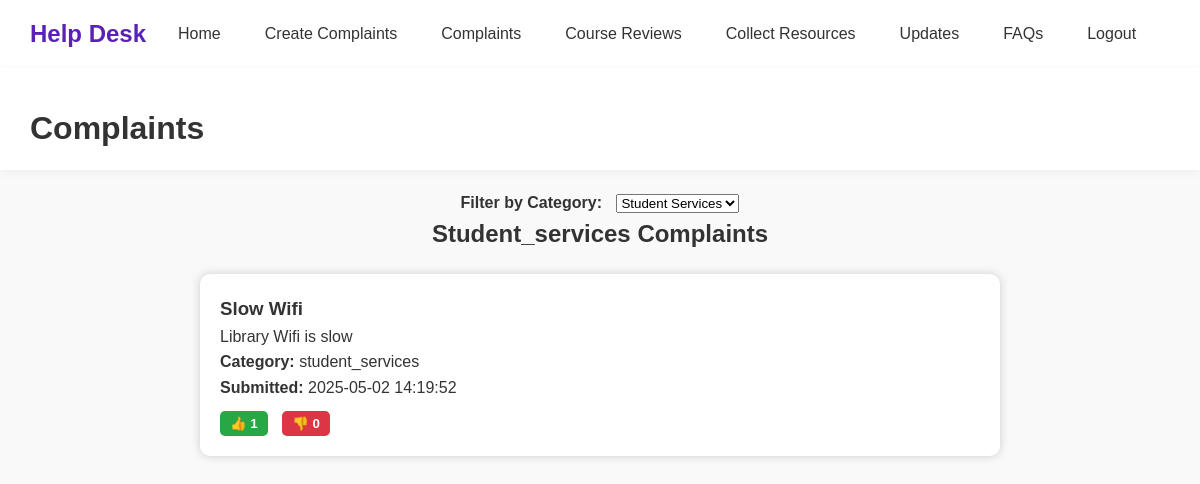
The page /complaints.php?category=student_services (signed in) on the database its author committed.
### tables this page shows
CREATE TABLE `complaints` (
  `id` int(11) NOT NULL,
  `title` varchar(255) NOT NULL,
  `description` text NOT NULL,
  `category` varchar(100) NOT NULL,
  `status` enum('Pending','Resolved','Rejected') DEFAULT 'Pending',
  `created_at` timestamp NOT NULL DEFAULT current_timestamp(),
  `user_id` int(11) DEFAULT NULL
);

### complaints.php (the view, shortened to what this page needs)
<?php
include 'database.php';
$category_filter = "";
$params = [];
$sql = "
    SELECT c.id, c.title, c.description, c.category, c.created_at,
        SUM(CASE WHEN v.vote_type = 'upvote' THEN 1 ELSE 0 END) AS upvotes,
        SUM(CASE WHEN v.vote_type = 'downvote' THEN 1 ELSE 0 END) AS downvotes,
        c.user_id
    FROM complaints c
    LEFT JOIN votes v ON c.id = v.complaint_id
";
if (isset($_GET['category']) && !empty($_GET['category'])) {
    $category_filter = $_GET['category'];
    $sql .= " WHERE c.category = ?";
    $params[] = $category_filter;
}
$sql .= " GROUP BY c.id ORDER BY c.created_at DESC";
$stmt = $conn->prepare($sql);
if (!empty($params)) {
    $stmt->bind_param("s", $params[0]);
}
$stmt->execute();
$result = $stmt->get_result();
?>
<header class="page-header">
    <div class="header-title">Complaints</div>
</header>
<div style="text-align:center; margin-top: 20px;">
    <strong>Filter by Category:</strong>
    <form method="GET" action="complaints.php" style="display: inline-block; margin-left: 10px;">
        <select name="category" onchange="this.form.submit()">
            <?php
                $categories = [
                    "academic" => "Academic",
                    "facilities" => "Facilities",
                    "administration" => "Administration",
                    "student_services" => "Student Services",
                    "others" => "Others"
                ];
                foreach ($categories as $key => $label) {
                    $selected = ($key === $category_filter) ? "selected" : "";
                    echo "<option value=\"$key\" $selected>$label</option>";
                }
            ?>
        </select>
    </form>
</div>
<div class="content">
    <h2 style="text-align:center;">
        <?php echo $category_filter && $category_filter !== 'all' ? ucfirst($category_filter) . " Complaints" : "All Complaints"; ?>
    </h2>
    <?php while ($row = $result->fetch_assoc()) : ?>
        <div class="complaint-card">
            <h3><?php echo htmlspecialchars($row['title']); ?></h3>
            <p><?php echo nl2br(htmlspecialchars($row['description'])); ?></p>
            <p><strong>Category:</strong> <?php echo htmlspecialchars($row['category']); ?></p>
            <p><strong>Submitted:</strong> <?php echo $row['created_at']; ?></p>
            <form method="POST" class="vote-form">
                <button type="submit" name="vote_type" value="upvote" class="upvote">👍 <?php echo $row['upvotes']; ?></button>
                <button type="submit" name="vote_type" value="downvote" class="downvote">👎 <?php echo $row['downvotes']; ?></button>
            </form>
        </div>
    <?php endwhile; ?>
</div>

### css/headerStyles.css (style rules this page uses)
* { margin: 0; padding: 0; box-sizing: border-box; }
header { background-color: #ffffff; padding: 15px 30px; box-shadow: 0 2px 10px rgba(0, 0, 0, 0.05); display: flex; justify-content: space-between; align-items: center; position: relative; z-index: 10; }
header h1 { color: #5b21b6; font-weight: 600; font-size: 1.5rem; margin-right: 20px; }
header h1 a { color: #5b21b6; text-decoration: none; transition: color 0.3s ease; }
header nav { flex-grow: 1; }
header nav ul { display: flex; list-style: none; gap: 20px; flex-wrap: wrap; }
header nav ul li a { color: #333; text-decoration: none; font-weight: 500; padding: 8px 12px; border-radius: 8px; transition: all 0.3s ease; }

### complaints.php (style rules this page uses)
.complaint-card { background: #fff; padding: 20px; margin: 20px auto; max-width: 800px; border-radius: 10px; box-shadow: 0 0 10px #ccc; }
.vote-form { margin-top: 10px; }
.vote-form button { padding: 5px 10px; margin-right: 10px; border: none; border-radius: 5px; cursor: pointer; font-weight: bold; }
.upvote { background-color: #28a745; color: white; }
.downvote { background-color: #dc3545; color: white; }
.header-title { text-align: center; font-size: 2rem; margin-top: 20px; font-weight: bold; }

### rows shown on the page
complaints: title "Slow Wifi", description "Library Wifi is slow", category "student_services", created_at "2025-05-02 14:19:52", upvotes "1", downvotes "0"

### other values the page prints
$category_filter "Student_services"
form field category "Student Services"
